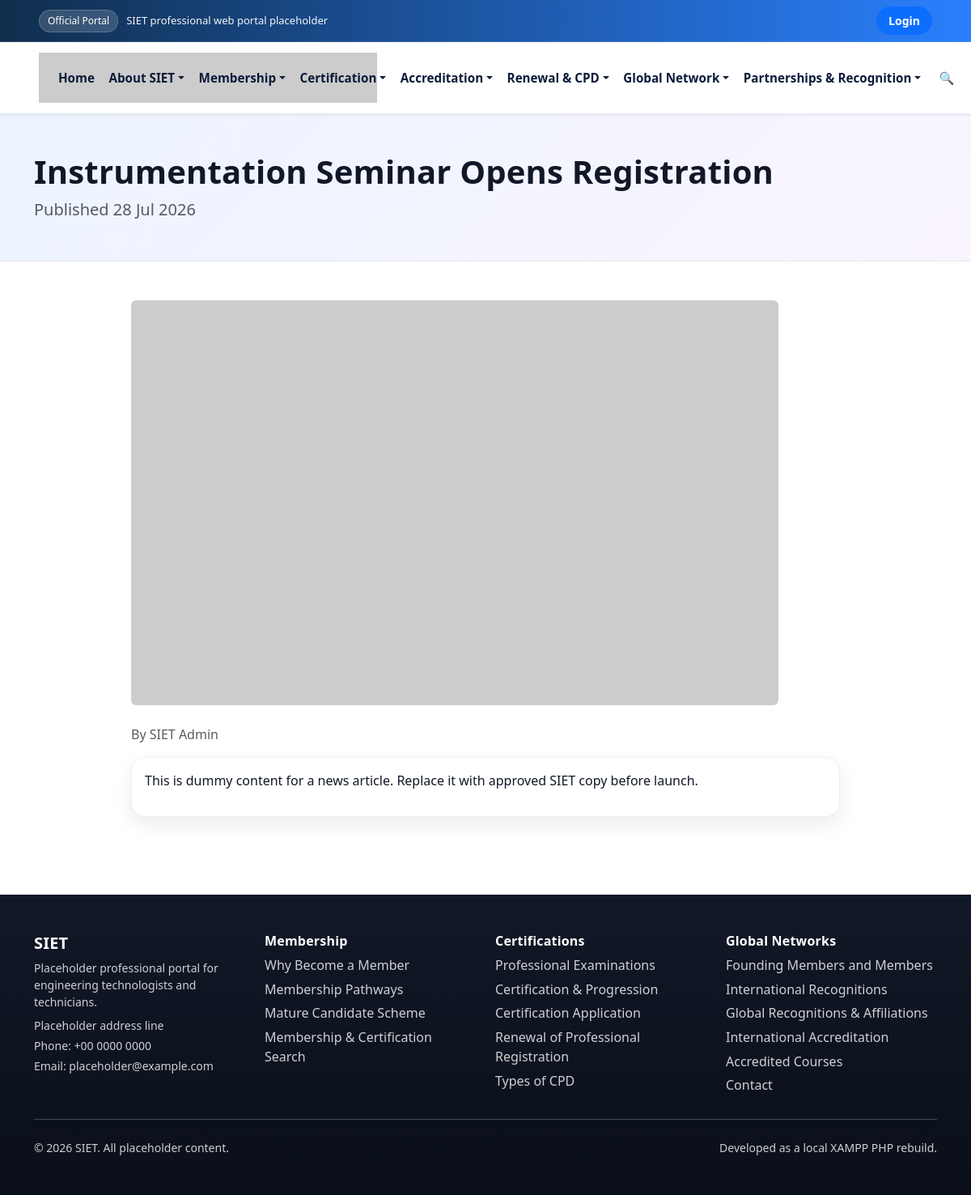
Page /news-detail.php?slug=instrumentation-seminar-opens-registration on the committed database.
### tables this page shows
CREATE TABLE news (
  id INT AUTO_INCREMENT PRIMARY KEY,
  title VARCHAR(255) NOT NULL,
  slug VARCHAR(255) UNIQUE NOT NULL,
  content LONGTEXT,
  excerpt TEXT,
  image VARCHAR(255),
  status ENUM('published','draft') DEFAULT 'draft',
  created_by INT,
  created_at TIMESTAMP DEFAULT CURRENT_TIMESTAMP,
  FOREIGN KEY (created_by) REFERENCES users(id) ON DELETE SET NULL
);

CREATE TABLE users (
  id INT AUTO_INCREMENT PRIMARY KEY,
  name VARCHAR(100) NOT NULL,
  email VARCHAR(100) UNIQUE NOT NULL,
  password VARCHAR(255) NOT NULL,
  role ENUM('admin','member','public') DEFAULT 'public',
  membership_grade VARCHAR(50),
  membership_status ENUM('active','pending','expired') DEFAULT 'pending',
  membership_no VARCHAR(50) UNIQUE,
  certification_no VARCHAR(50),
  certified_grade VARCHAR(100),
  membership_title VARCHAR(100),
  post_nominal VARCHAR(50),
  branch VARCHAR(100),
  specialisation VARCHAR(150),
  certification_status ENUM('Certified','In Progress','Pending Review','Expired','Renewal Due','Suspended/Withdrawn') DEFAULT 'Pending Review',
  is_directory_visible TINYINT(1) DEFAULT 1,
  phone VARCHAR(20),
  profile_image VARCHAR(255),
  created_at TIMESTAMP DEFAULT CURRENT_TIMESTAMP
);

### news-detail.php (the view, shortened to what this page needs)
<?php
require_once __DIR__ . '/includes/header.php';
$stmt = $pdo->prepare("SELECT n.*, u.name AS author FROM news n LEFT JOIN users u ON u.id = n.created_by WHERE n.slug = ? AND n.status = 'published'");
$stmt->execute([sanitize($_GET['slug'] ?? '')]);
$item = $stmt->fetch();
page_intro($item['title'], 'Published ' . date('d M Y', strtotime($item['created_at'])));
?>
<article class="container py-5" style="max-width:900px">
  <img src="<?= e(media_url($item['image']) ?: 'https://placehold.co/900x500?text=News') ?>" class="img-fluid rounded mb-4" alt="">
  <p class="text-muted">By <?= e($item['author'] ?: 'SIET Admin') ?></p>
  <div class="card card-body"><p><?= nl2br(e($item['content'])) ?></p></div>
</article>
<?php require_once __DIR__ . '/includes/footer.php'; ?>

### includes/functions.php (shortened to what this page needs)
<?php
function e(?string $value): string
{
    return htmlspecialchars((string) $value, ENT_QUOTES, 'UTF-8');
}
function media_url(?string $value): string
{
    $value = trim((string) $value);
    if (str_starts_with($value, 'data:') || str_starts_with($value, 'https://placehold.co')) {
        return $value;
    }
    return site_base_path() . '/' . ltrim($value, '/');
}
function table_exists(PDO $pdo, string $table): bool
{
    try {
        $stmt = $pdo->prepare('SELECT COUNT(*) FROM information_schema.TABLES WHERE TABLE_SCHEMA = DATABASE() AND TABLE_NAME = ?');
        $stmt->execute([$table]);
        return (bool) $stmt->fetchColumn();
    } catch (Throwable $e) {
        return false;
    }
}
function page_banner(PDO $pdo, string $pageKey): ?array
{
    if (!table_exists($pdo, 'site_banners')) {
        return null;
    }
    $stmt = $pdo->prepare("SELECT * FROM site_banners WHERE scope='page' AND page_key=? AND is_active=1 ORDER BY sort_order, id DESC LIMIT 1");
    $stmt->execute([$pageKey]);
    $banner = $stmt->fetch();
    return $banner ?: null;
}
function banner_text(?array $banner, string $field, string $fallback): string
{
    $value = trim((string) ($banner[$field] ?? ''));
    return $value !== '' ? $value : $fallback;
}
function page_intro(string $title, string $subtitle): void
{
    global $pdo;
    $key = basename($_SERVER['SCRIPT_NAME']);
    $banner = isset($pdo) ? page_banner($pdo, $key) : null;
    $style = $banner ? ' style="background:linear-gradient(135deg, rgba(13,110,253,.70), rgba(168,85,247,.40)), url(' . e(media_url($banner['image'])) . ') center/cover; color:#fff;"' : '';
    $heroTitle = banner_text($banner, 'title', $title);
    $heroSubtitle = banner_text($banner, 'subtitle', $subtitle);
    $muted = $banner ? '' : ' text-muted';
    echo '<section class="page-hero"' . $style . '><div class="container py-5"><h1 class="display-6 fw-bold">' . e($heroTitle) . '</h1><p class="lead mb-0' . $muted . '">' . e($heroSubtitle) . '</p></div></section>';
}
?>

### assets/css/custom.css (style rules this page uses)
:root { --primary-color: #0d6efd; --secondary-color: #06b6d4; --accent-color: #a855f7; --text-dark: #111827; --text-muted: #6b7280; --background-soft: #f8fafc; --font-family: "Segoe UI", system-ui, -apple-system, Arial, sans-serif; --navbar-bg: #ffffff; --footer-bg: linear-gradient(180deg, rgba(17,24,39,1) 0%, rgba(10,15,25,1) 100%); --topbar-bg: linear-gradient(90deg, rgba(11,42,74,.98), rgba(13,110,253,.88)); --card-shadow: 0 10px 25px rgba(0,0,0,.08); --card-border: 1px solid rgba(0,0,0,.06); --border-radius: 18px; --pill-radius: 999px; --s-color: #2563eb; --i-color: #16a34a; --e-color: #f97316; --t-color: #a855f7; --bs-primary: #0d6efd; --bs-primary-rgb: 13,110,253; --bs-body-font-family: var(--font-family); --bs-body-color: var(--text-dark); --bs-link-color: var(--primary-color); --bs-link-hover-color: #0b5ed7; }
body { background: #ffffff; color: var(--text-dark); font-family: var(--font-family); }
.smooth-scroll { scroll-behavior: smooth; }
.page-hero { background: linear-gradient(135deg, rgba(13,110,253,.08), rgba(168,85,247,.06)); border-bottom: 1px solid rgba(0,0,0,.06); color: var(--text-dark); }
.page-hero h1 { font-weight: 900; letter-spacing: .2px; }
.lead-card, .contact-card, .card, .stat-card, .value-card, .about-card, .about-side__card { background: #fff; border: var(--card-border); border-radius: var(--border-radius); box-shadow: var(--card-shadow); }
.card, .stat-card { overflow: hidden; }

### rows in the picture
news: title "Instrumentation Seminar Opens Registration", created_by.name "SIET Admin", content "This is dummy content for a news article. Replace it with approved SIET copy before launch."

### other values in the picture
$heroSubtitle "Published 28 Jul 2026"
SITE_NAME "SIET"
